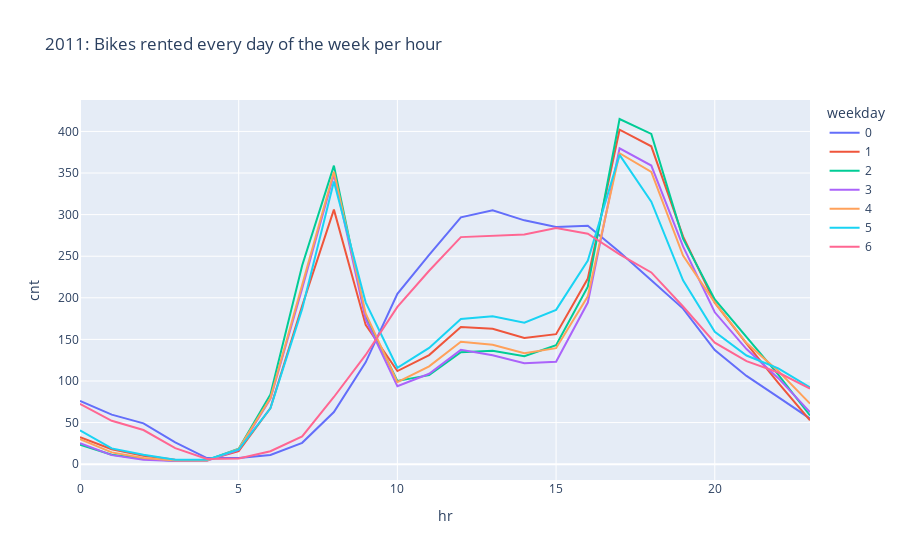

This figure's notebook cell:
### Markdown cell above
This plot shows us that, as expected, the number of rented bikes increases when the temperature is more "enjoyable". This is why we see a slight decrease in these numbers when the temperature gets too hot.

### Code cell
fig = px.line(df_weekday.loc[df_weekday.yr == 0], x="hr", y="cnt", color='weekday', title='2011: Bikes rented every day of the week per hour')
fig.show()

### Figure 1 — Plotly figure (JSON) as saved in the notebook; plotly's stock layout.template omitted (floating-point values rounded to 4 significant figures)
{"data": [{"hovertemplate": "weekday=0<br>hr=%{x}<br>cnt=%{y}<extra></extra>", "legendgroup": "0", "line": {"color": "#636efa", "dash": "solid"}, "marker": {"symbol": "circle"}, "mode": "lines", "name": "0", "orientation": "v", "showlegend": true, "type": "scatter", "x": [0, 1, 2, 3, 4, 5, 6, 7, 8, 9, 10, 11, 12, 13, 14, 15, 16, 17, 18, 19, 20, 21, 22, 23], "xaxis": "x", "y": [76.06, 59.51, 49.08, 26.08, 7.306, 7.289, 11.06, 25.63, 62.62, 122.4, 204.8, 251.6, 296.7, 305.2, 293.1, 285.2, 286.6, 254.9, 221.2, 187.0, 137.2, 106.1, 80.67, 54.81], "yaxis": "y"}, {"hovertemplate": "weekday=1<br>hr=%{x}<br>cnt=%{y}<extra></extra>", "legendgroup": "1", "line": {"color": "#EF553B", "dash": "solid"}, "marker": {"symbol": "circle"}, "mode": "lines", "name": "1", "orientation": "v", "showlegend": true, "type": "scatter", "x": [0, 1, 2, 3, 4, 5, 6, 7, 8, 9, 10, 11, 12, 13, 14, 15, 16, 17, 18, 19, 20, 21, 22, 23], "xaxis": "x", "y": [32.48, 18, 10.23, 5.271, 5.083, 15.63, 67.54, 190.4, 306.0, 167.4, 112.0, 131.2, 164.8, 162.8, 151.7, 156.2, 223.2, 402.1, 382.1, 273.8, 194.2, 144.9, 97.79, 52.75], "yaxis": "y"}, {"hovertemplate": "weekday=2<br>hr=%{x}<br>cnt=%{y}<extra></extra>", "legendgroup": "2", "line": {"color": "#00cc96", "dash": "solid"}, "marker": {"symbol": "circle"}, "mode": "lines", "name": "2", "orientation": "v", "showlegend": true, "type": "scatter", "x": [0, 1, 2, 3, 4, 5, 6, 7, 8, 9, 10, 11, 12, 13, 14, 15, 16, 17, 18, 19, 20, 21, 22, 23], "xaxis": "x", "y": [23.28, 11.24, 6.52, 4.022, 4.75, 18.54, 83.88, 238.9, 358.8, 177.3, 100.0, 107.1, 134.6, 136.2, 129.9, 142.9, 213.4, 414.9, 397.1, 271.1, 198.0, 153.3, 107.6, 58.5], "yaxis": "y"}, {"hovertemplate": "weekday=3<br>hr=%{x}<br>cnt=%{y}<extra></extra>", "legendgroup": "3", "line": {"color": "#ab63fa", "dash": "solid"}, "marker": {"symbol": "circle"}, "mode": "lines", "name": "3", "orientation": "v", "showlegend": true, "type": "scatter", "x": [0, 1, 2, 3, 4, 5, 6, 7, 8, 9, 10, 11, 12, 13, 14, 15, 16, 17, 18, 19, 20, 21, 22, 23], "xaxis": "x", "y": [25.13, 10.85, 5.42, 3.809, 4.174, 17, 78.63, 211.2, 348.4, 174.3, 93.63, 108.6, 137.4, 131.0, 121.3, 123.1, 194.3, 379.8, 359.0, 261.8, 182.6, 138.4, 103.4, 62.51], "yaxis": "y"}, {"hovertemplate": "weekday=4<br>hr=%{x}<br>cnt=%{y}<extra></extra>", "legendgroup": "4", "line": {"color": "#FFA15A", "dash": "solid"}, "marker": {"symbol": "circle"}, "mode": "lines", "name": "4", "orientation": "v", "showlegend": true, "type": "scatter", "x": [0, 1, 2, 3, 4, 5, 6, 7, 8, 9, 10, 11, 12, 13, 14, 15, 16, 17, 18, 19, 20, 21, 22, 23], "xaxis": "x", "y": [30.2, 14.16, 7.34, 4.542, 4.521, 18.37, 79.53, 216.7, 351.5, 181.1, 98.47, 117.6, 147.3, 143.5, 133.5, 139.4, 201.8, 373.8, 351.2, 250.8, 194.3, 145.6, 111.9, 72.73], "yaxis": "y"}, {"hovertemplate": "weekday=5<br>hr=%{x}<br>cnt=%{y}<extra></extra>", "legendgroup": "5", "line": {"color": "#19d3f3", "dash": "solid"}, "marker": {"symbol": "circle"}, "mode": "lines", "name": "5", "orientation": "v", "showlegend": true, "type": "scatter", "x": [0, 1, 2, 3, 4, 5, 6, 7, 8, 9, 10, 11, 12, 13, 14, 15, 16, 17, 18, 19, 20, 21, 22, 23], "xaxis": "x", "y": [40.71, 18.96, 11.29, 5.22, 5.422, 17.65, 67.04, 186.6, 339.9, 194.6, 115.9, 139.7, 174.5, 177.8, 170.0, 185.5, 244.8, 371.8, 315.6, 221.1, 159.1, 130.6, 115.1, 92.19], "yaxis": "y"}, {"hovertemplate": "weekday=6<br>hr=%{x}<br>cnt=%{y}<extra></extra>", "legendgroup": "6", "line": {"color": "#FF6692", "dash": "solid"}, "marker": {"symbol": "circle"}, "mode": "lines", "name": "6", "orientation": "v", "showlegend": true, "type": "scatter", "x": [0, 1, 2, 3, 4, 5, 6, 7, 8, 9, 10, 11, 12, 13, 14, 15, 16, 17, 18, 19, 20, 21, 22, 23], "xaxis": "x", "y": [72.53, 52.15, 41.04, 19.23, 6.302, 6.863, 15.6, 33.47, 80.77, 131.3, 189.1, 232.5, 272.9, 274.4, 276.2, 283.9, 277.1, 252.3, 230.5, 189.5, 146.1, 123.8, 110.2, 90.71], "yaxis": "y"}], "layout": {"legend": {"title": {"text": "weekday"}, "tracegroupgap": 0}, "title": {"text": "2011: Bikes rented every day of the week per hour"}, "xaxis": {"anchor": "y", "domain": [0, 1], "title": {"text": "hr"}}, "yaxis": {"anchor": "x", "domain": [0, 1], "title": {"text": "cnt"}}}}
